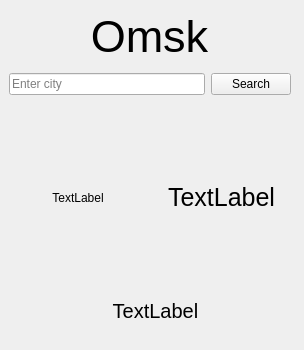
<?xml version="1.0" encoding="UTF-8"?>
<ui version="4.0">
 <class>MainWindow</class>
 <widget class="QMainWindow" name="MainWindow">
  <property name="geometry">
   <rect>
    <x>0</x>
    <y>0</y>
    <width>304</width>
    <height>350</height>
   </rect>
  </property>
  <property name="windowTitle">
   <string>MainWindow</string>
  </property>
  <widget class="QWidget" name="centralwidget">
   <widget class="QLabel" name="cityLabel">
    <property name="geometry">
     <rect>
      <x>9</x>
      <y>9</y>
      <width>281</width>
      <height>54</height>
     </rect>
    </property>
    <property name="font">
     <font>
      <pointsize>34</pointsize>
     </font>
    </property>
    <property name="text">
     <string>Omsk</string>
    </property>
    <property name="alignment">
     <set>Qt::AlignCenter</set>
    </property>
   </widget>
   <widget class="QWidget" name="horizontalLayoutWidget">
    <property name="geometry">
     <rect>
      <x>9</x>
      <y>69</y>
      <width>282</width>
      <height>31</height>
     </rect>
    </property>
    <layout class="QHBoxLayout" name="horizontalLayout">
     <item>
      <widget class="QLineEdit" name="cityInput">
       <property name="placeholderText">
        <string>Enter city</string>
       </property>
      </widget>
     </item>
     <item>
      <widget class="QPushButton" name="searchButton">
       <property name="text">
        <string>Search</string>
       </property>
      </widget>
     </item>
    </layout>
   </widget>
   <widget class="QWidget" name="horizontalLayoutWidget_2">
    <property name="geometry">
     <rect>
      <x>9</x>
      <y>107</y>
      <width>281</width>
      <height>181</height>
     </rect>
    </property>
    <layout class="QHBoxLayout" name="horizontalLayout_2">
     <item>
      <widget class="QLabel" name="imageLabel">
       <property name="text">
        <string>TextLabel</string>
       </property>
       <property name="alignment">
        <set>Qt::AlignCenter</set>
       </property>
      </widget>
     </item>
     <item>
      <widget class="QLabel" name="weatherLabel">
       <property name="font">
        <font>
         <pointsize>19</pointsize>
        </font>
       </property>
       <property name="text">
        <string>TextLabel</string>
       </property>
       <property name="alignment">
        <set>Qt::AlignCenter</set>
       </property>
      </widget>
     </item>
    </layout>
   </widget>
   <widget class="QLabel" name="descriptionLabel">
    <property name="geometry">
     <rect>
      <x>20</x>
      <y>300</y>
      <width>271</width>
      <height>21</height>
     </rect>
    </property>
    <property name="font">
     <font>
      <pointsize>15</pointsize>
     </font>
    </property>
    <property name="text">
     <string>TextLabel</string>
    </property>
    <property name="alignment">
     <set>Qt::AlignCenter</set>
    </property>
   </widget>
  </widget>
  <widget class="QMenuBar" name="menubar">
   <property name="geometry">
    <rect>
     <x>0</x>
     <y>0</y>
     <width>304</width>
     <height>20</height>
    </rect>
   </property>
  </widget>
 </widget>
 <resources/>
 <connections/>
</ui>
